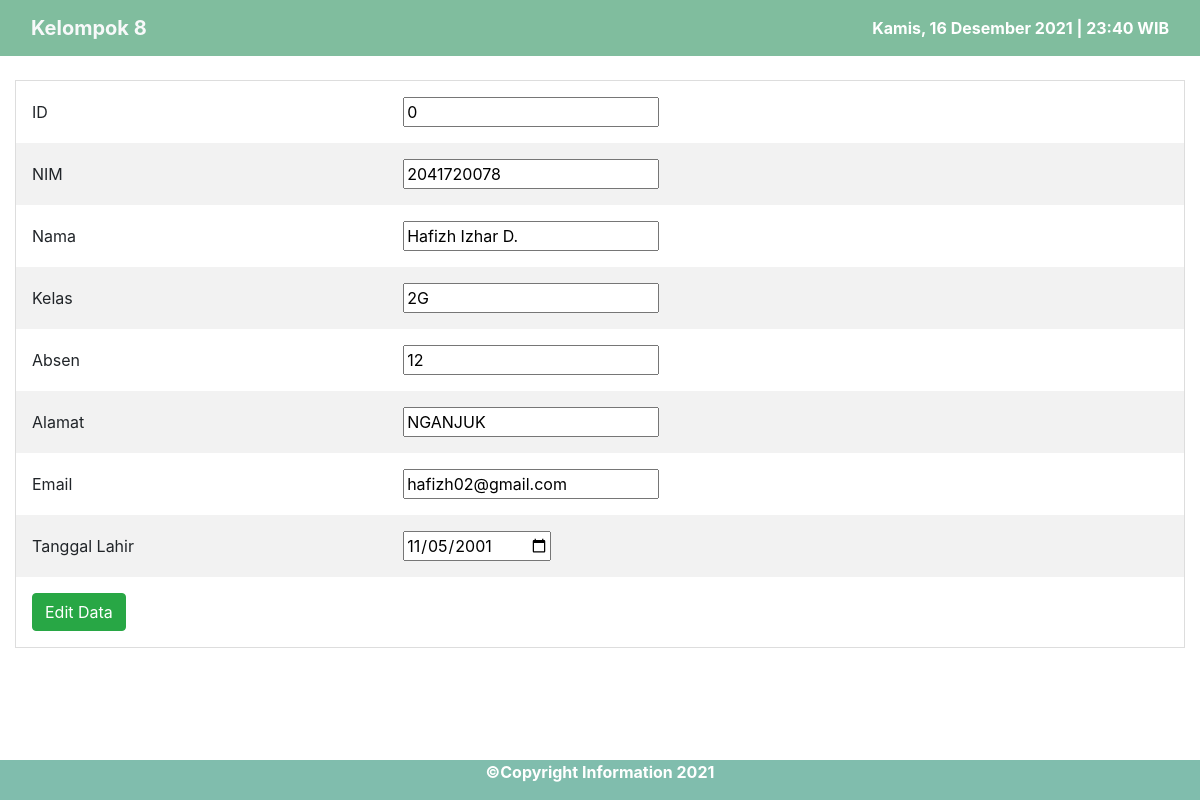
The app's page /editForm.php with its own data.
### tables this page shows
CREATE TABLE `biodata` (
  `id` int(11) NOT NULL,
  `nim` char(12) NOT NULL,
  `nama` varchar(60) NOT NULL,
  `kelas` char(4) NOT NULL,
  `absen` int(11) NOT NULL,
  `alamat` varchar(60) NOT NULL,
  `email` varchar(30) NOT NULL,
  `tanggalLahir` date NOT NULL
);

### editForm.php (the view, shortened to what this page needs)
<!DOCTYPE html>
<html lang="en">
    <head>
    <link rel="stylesheet" href="https://cdn.jsdelivr.net/npm/bootstrap@4.6.1/dist/css/bootstrap.min.css"
>
    </head>
    <body>
    <nav class="navbar navbar-light " style="background-color: #80BD9E;">
        <div class="container-fluid">
            <span style="font-weight: bold;" class="navbar-brand mb-0 h1 text-light">Kelompok 8</span>
            <span id="tanggalwaktu"></span>
        </div>
    </nav>
    <br>
    <div class="container-fluid">
	<?php
		include "koneksi.php";
		$id = $_GET['id'];
		$query = "SELECT * FROM biodata WHERE id='$id'";
		$result = mysqli_query($connect, $query);
	?>
	<table>
		<form method="get" action="prosesEdit.php">
			<?php
				while($row=mysqli_fetch_array($result)){
			?>
			<tr>
				<td> ID </td>
				<td> <input type="number" name="id" value="<?php echo $row['id']; ?>"> </td>
			</tr>
			<tr>
				<td> NIM </td>
				<td> <input type="text" name="nim" value="<?php echo $row['nim']; ?>"> </td>
			</tr>
            <tr>
                <td> Nama </td>
                <td> <input type="text" name="name" value="<?php echo $row['nama']; ?>"> </td>
            </tr>
             <tr>
                <td> Kelas </td>
                <td> <input type="text" name="class" value="<?php echo $row['kelas']; ?>"> </td>
            </tr>
			<tr>
				<td> Absen </td>
				<td> <input type="number" name="absen" value="<?php echo $row['absen']; ?>"> </td>
			</tr>
             <tr>
                <td> Alamat </td>
                <td> <input type="text" name="address" value="<?php echo $row['alamat']; ?>"> </td>
            </tr>
            <tr>
                <td> Email </td>
                <td> <input type="email" name="email" value="<?php echo $row['email']; ?>"> </td>
            </tr>
             <tr>
                <td> Tanggal Lahir </td>
                <td> <input type="date" name="tanggal" value="<?php echo $row['tanggalLahir']; ?>"> </td>
            </tr>
			<tr>
				<td> <input type="submit" name="edit"
               class="btn btn-success" value="Edit Data"> </td>
			</tr>
			<?php
				}
			?>
		</form>
	</table>
 </div><br><br>
    <footer class="text-white text-center fixed-bottom" style="background-color: #80bdad;">
        <p><b>©Copyright Information 2021</b></p>
    </footer>
</body>
</html>

### editForm.php (style rules this page uses)
nav span { color: white; font-weight: bold; }
table { border-collapse: collapse; border-spacing: 0; width: 100%; border: 1px solid #ddd; }
th,td { text-align: left; padding: 16px; }
tr:nth-child(even) { background-color: #f2f2f2; }

### records on screen
biodata: id "0", nim "2041720078", name "Hafizh Izhar D.", class "2G", absen "12", address "NGANJUK", email "hafizh02@gmail.com", tanggal "11/05/2001"
